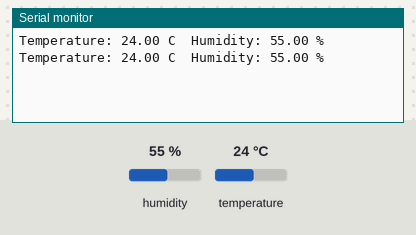
A sketch run on a simulated Arduino Uno, built with avr-gcc and run on an emulated ATmega328P. On the bench: the last lines printed to the serial monitor. The inputs (shaded band) are chosen by the test bench; at power-on: humidity 55 %, temperature 24 °C.

Above: at 4.8 s.
4.9 s: humidity set to 22 %
At 6.4 s:
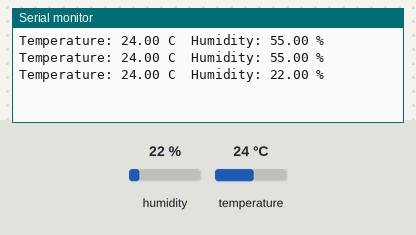
7.9 s: temperature set to 12 °C
At 8.8 s:
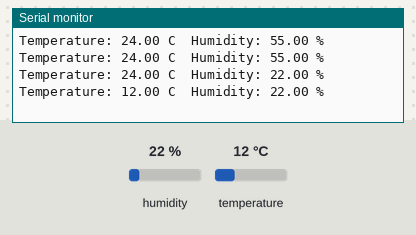
10.9 s: humidity set to 40 %
At 13.6 s:
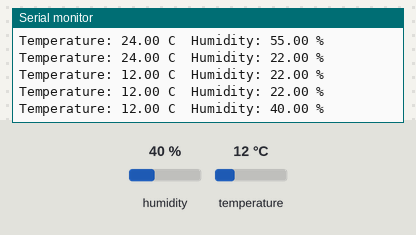
Timing chart, 0 to 15.1 s (numbered marks = the images above; inputs shaded):
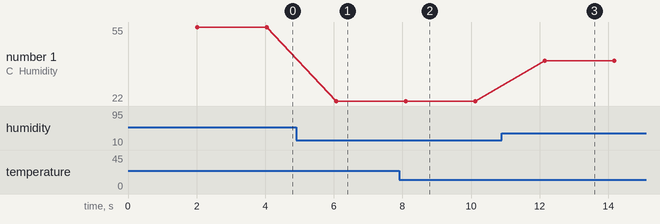

Measured:
- after the input at 4.9 s, the serial monitor: prints a new line after 1.2 s (image 1)
- after the input at 7.9 s, the serial monitor: prints a new line after 0.20 s (image 2)
- after the input at 10.9 s, the serial monitor: prints a new line after 1.2 s (image 3)
- plotted number 1: 55 → 22 after the input at 4.9 s, 22 → 40 after the input at 10.9 s

The sketch:

Temp-Humidity-DHT11.ino
```cpp
#include <DHT.h>

#define DHTPIN 2
#define DHTTYPE DHT11

DHT dht(DHTPIN, DHTTYPE);

void setup() {
  Serial.begin(9600);
  dht.begin();
}

void loop() {
  delay(2000); // DHT11 needs ~2s between reads

  float humidity = dht.readHumidity();
  float tempC = dht.readTemperature();

  if (isnan(humidity) || isnan(tempC)) {
    Serial.println("Failed to read from DHT11 sensor");
    return;
  }

  Serial.print("Temperature: ");
  Serial.print(tempC);
  Serial.print(" C  Humidity: ");
  Serial.print(humidity);
  Serial.println(" %");
}
```
